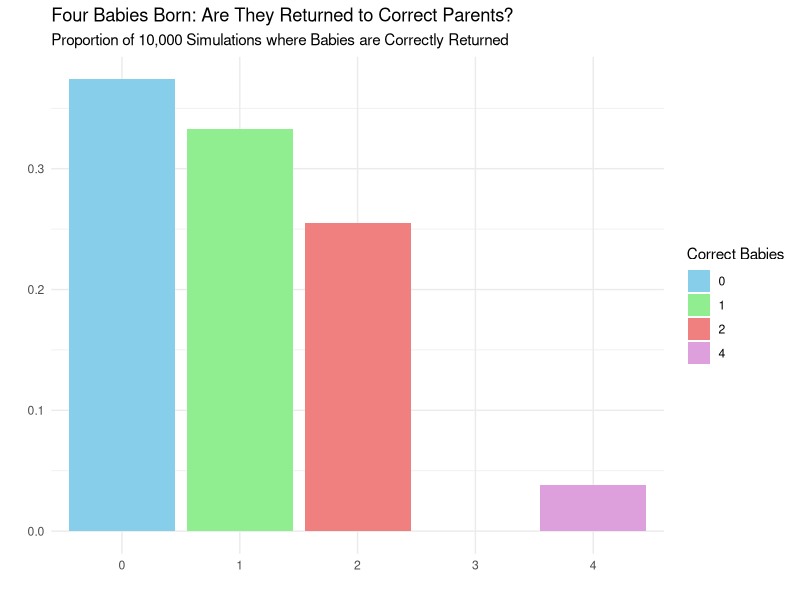

R code for this plot:
## ---- chunk 1
#| label: setup
#| message: false
#| warning: false

library(tidyverse)
library(purrr)
library(kableExtra)


## ---- chunk 2
#| label: function-simulation-for-random-babies

randomBabies <- function(nBabies = 4){
  assigned <- sample(1:nBabies, size = nBabies, replace = FALSE)
  sum(assigned == 1:nBabies)
}

results <- map_int(.x = 1:10000,
                   .f = ~ randomBabies()
                   )


table(results) / 10000
## ---- chunk 3
#| eval: true

results_enframe <- enframe(results, 
        name = "simulation_number", 
        value = "ncorrect")
results_enframe
## ---- chunk 4
#| label: table-for-random-babies

# https://chatgpt.com/share/673fb074-7db4-8006-b51a-d0f1e1b1a58e
# To include results that are 0

results_enframe |>
  count(ncorrect) |>
  mutate(proportion = n / sum(n)) |>
  complete(ncorrect = 0:4, fill = list(n = 0, proportion = 0)) |>
  select(ncorrect, proportion) |>
  pivot_wider(names_from = ncorrect, values_from = proportion, names_prefix = "Corrcet ") |>
  kable() |>
  kable_styling(bootstrap_options = "striped") 



## ---- chunk 5
#| label: visualization-for-random-babies

results_enframe |>
  ggplot(aes(x = as.factor(ncorrect), fill = as.factor(ncorrect))) +
  geom_bar(mapping = aes(y = after_stat(count) / sum(after_stat(count)))) +  
  labs(x = "", 
       y = "",
       fill = "Correct Babies", 
       subtitle = "Proportion of 10,000 Simulations where Babies are Correctly Returned",
       title = "Four Babies Born: Are They Returned to Correct Parents?") +
  theme_minimal() +
  scale_fill_manual(values = c("skyblue", "lightgreen", "lightcoral", "plum", "lightgoldenrodyellow")) + scale_x_discrete(limits = c("0", "1", "2", "3", "4")) 
